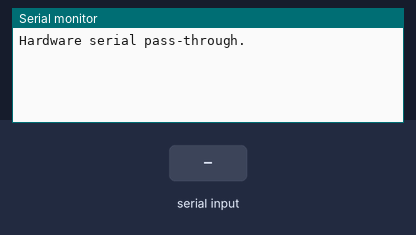
A sketch run on a simulated Arduino Mega 2560, built with avr-gcc and run on an emulated ATmega2560. Parts: the last lines printed to the serial monitor. The inputs (shaded band) are chosen by the test bench.

Above: at 1.2 s.
1.3 s: "1" received over the second serial link
At 2.3 s:
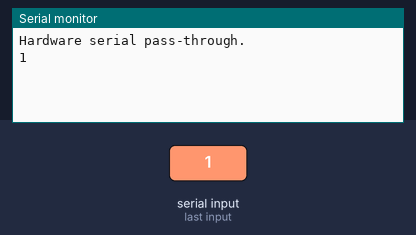
2.8 s: "0" received over the second serial link
At 3.5 s:
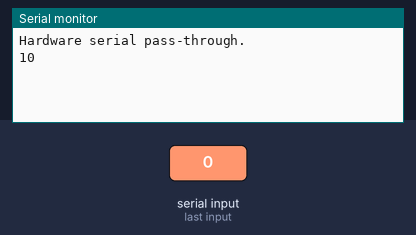

The sketch:

PassthroughHardware.ino
```cpp
void setup() {
  Serial.begin(9600);
  Serial1.begin(9600);
  Serial.println("Hardware serial pass-through.");
}

void loop() {
  if (Serial.available()) {
    // Serial.print("Serial.available(): ");
    // Serial.println(Serial.available());
    Serial1.write(Serial.read());
  }

  if (Serial1.available()) {
    // Serial.print("Serial_1.available(): ");
    // Serial.println(Serial1.available());
    Serial.write(Serial1.read());
  }
}
```

Measured:
- after the input at 1.3 s, the serial monitor: prints a new line at once (image 1)
- after the input at 2.8 s, the serial monitor: prints a new line at once (image 2)
